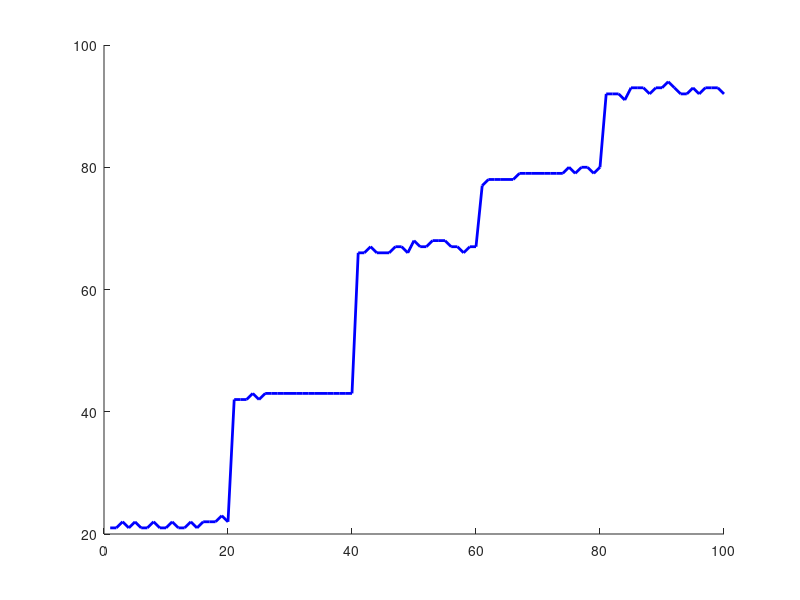

This chart was generated by the following MATLAB code: (Note: this script raises an error after producing the figure.)
clear; clc;

adc_300g  = [21, 21, 22, 21, 22, 21, 21, 22, 21, 21, 22, 21, 21, 22, 21, 22, 22, 22, 23, 22]; 
adc_600g  = [42, 42, 42, 43, 42, 43, 43, 43, 43, 43, 43, 43, 43, 43, 43, 43, 43, 43, 43, 43]; 
adc_900g  = [66, 66, 67, 66, 66, 66, 67, 67, 66, 68, 67, 67, 68, 68, 68, 67, 67, 66, 67, 67]; 
adc_1200g = [77, 78, 78, 78, 78, 78, 79, 79, 79, 79, 79, 79, 79, 79, 80, 79, 80, 80, 79, 80];
adc_1500g = [92, 92, 92, 91, 93, 93, 93, 92, 93, 93, 94, 93, 92, 92, 93, 92, 93, 93, 93, 92];

all_adc_data = [adc_300g, adc_600g, adc_900g, adc_1200g, adc_1500g];

len300  = length(adc_300g);
len600  = length(adc_600g);
len900  = length(adc_900g);
len1200 = length(adc_1200g);
len1500 = length(adc_1500g);

pos_300g  = len300 / 2;
pos_600g  = len300 + (len600 / 2);
pos_900g  = len300 + len600 + (len900 / 2);
pos_1200g = len300 + len600 + len900 + (len1200 / 2);
pos_1500g = len300 + len600 + len900 + len1200 + (len1500 / 2);

boundaries = [len300, len300+len600, len300+len600+len900, len300+len600+len900+len1200];

figure('Color', [1 1 1]);
hold on;

plot(all_adc_data, '-b', 'LineWidth', 2); 

for i = 1:length(boundaries)
    xline(boundaries(i), '--r', 'LineWidth', 1.2);
end

title('Đồ thị biến thiên ADC ', 'FontSize', 14);
ylabel('Giá trị số ADC', 'FontSize', 12);
grid on;

set(gca, 'XTick', [pos_300g, pos_600g, pos_900g, pos_1200g, pos_1500g]);
set(gca, 'XTickLabel', {'300g', '600g', '900g', '1200g', '1500g'}, 'FontSize', 11);

xlim([1, length(all_adc_data)]);
ylim([0, max(all_adc_data) + 15]);

hold off;
